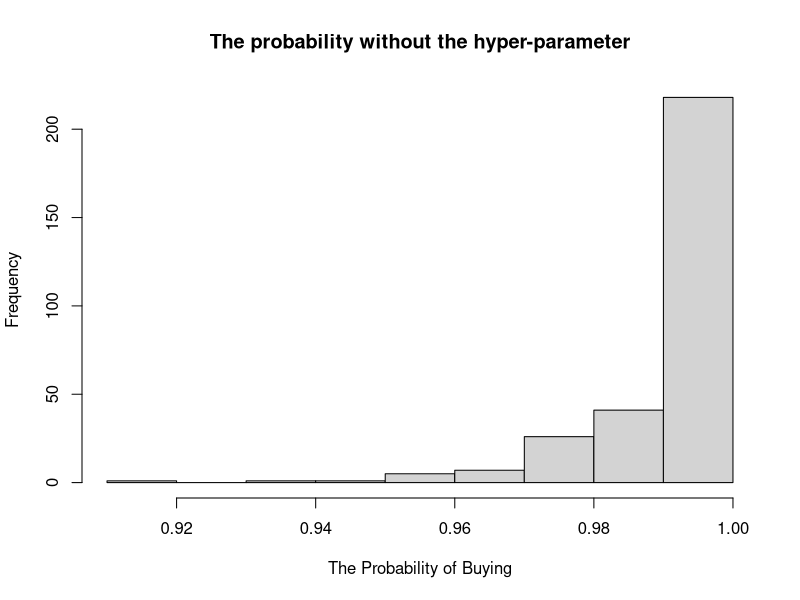
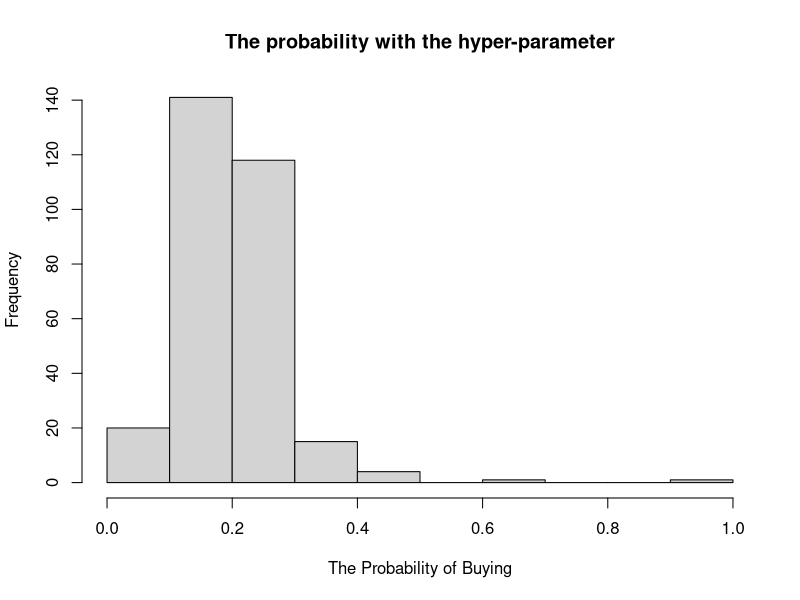

Reproduce these figures in R, in order.
rm(list = ls())
graphics.off()

# Project Goal: Create an open source which could provide simulation data and use Anchor to validate the model

# Details:
# 1. Components

# 2. Data Table:
# For example: clothes
# -> Product: product id, price, color, size, amount   
# -> Inventory: shop id, product id, amount, 
# -> customer: age, membership, product id
# -> promotion/discount: rate, product id, expiration date
# -> session

# Data Model
# Find the initial Model for the data table (Joint distribution)
# Consider the relationship between tables
# Decide what distributions they would be.

# 3. Be simulate 
# -> Data Table (Could be demonstrated)
# -> graphical model

# 4. Anchor 

# Bullet through approach

# Build n products table with one feature(category): clothes, shoes, computers
# Assume the average price of clothes would be 100, the average price of shoes would be 200, and the average price of computer would be 4000

Product.Table <- function(n_product, alpha = 2, beta = 5, clothes.fix= 100, shoes.fix = 200, computer.fix = 4000){
  
  set.seed(12345)
  
  category <- sample(1:3,n_product,replace=TRUE) # 3 = clothes, 2 = shoes, 1 = computer
  p.id <- 1:n_product
  # Assume the price will follow a beta distribution with alpha = 2, beta = 5
  clothes.price <- clothes.fix * rbeta(table(category)[[3]], shape1 = alpha , shape2 = beta)
  shoes.price <- shoes.fix * rbeta(table(category)[[2]], shape1 = alpha, shape2 = beta)
  computer.price <- computer.fix * rbeta(table(category)[[1]], shape1 = alpha, shape2 = beta)
  
  # Build the data frame with the product_id column and the price column
  price <- ifelse(category == 3, clothes.price, ifelse(category == 2, shoes.price, computer.price))
  product <- as.data.frame(cbind(p.id, category, price))
  product$category <- as.factor(product$category)    
  
  # Return the whole product table
  return(product)
}


# Build n customers table with one features: gender(male and female)
# the gender feature 

Customer.Table <- function(n_customer, p.gender = 0.5){
  
  set.seed(12345)
  # Assume gender would follow the binomial distribution with the probability = 0.5
  gender <- rbinom(n_customer, 1, p.gender) # 1 means male and 0 means female
  c.id <- 1:n_customer
  
  # Build the data frame with customer_id and gender
  customer <- as.data.frame(cbind(c.id, gender))
  customer$gender <- as.factor(customer$gender)
  
  # Return the whole customer table
  return(customer)
  
}


# 3. Simulate the sessions data

# Build the table with n sessions recording the following columns: customer id, number of products, and purchasing history (each product id and buy the product or not)

# The feature: Number of products which each customer would see would follow the uniform distribution with minimum product = 1 and the maximum product = 100)
# Assumptions: 1. The products each customer view are independent.
#              2. We sample customers with replacement and sample products with replacement.    

# Record the n customers' shopping history. 
# This table would use the previous two table: the customer table and the product table. 

Sessions.Table <- function(n_sessions, n_customer, n_product){
  
  # Call the previous functions to gain the two table.
  customer <- Customer.Table(n_customer = n_customer)
  product <- Product.Table(n_product = n_product)
  
  # Build the matrix to store the sessions
  # Assume the maximum products each customer view is 100.
  sessions <- matrix(NA, nrow = n_sessions, ncol = 202)
  colnames(sessions) <- c("customer.id", "number of product", rep(c("product.id", "buy"), times = 100))
  
  for (i in 1:n_sessions){
    
    # Select one customer
    c.index <- sample(1:n_customer,1,replace=T) 
    # Check the customer's id
    sessions[i, 1] <- customer[c.index, 1] 
    #sessions2[i, 1] <- customer[c.index, 1]
    # Check the customer is male or not 
    male <- ifelse(customer[c.index, 2] == 1, 1, 0) 
    
    # Decide number of products which the customer views
    views <- sample(1:100,1,replace=T) 
    sessions[i, 2] <- views
    #sessions2[i, 2] <- views
    
    for (j in 1:views){
      
      # Select one product
      p.index <- sample(1:n_product,1,replace=T) 
      sessions[i, 2*j+1] <- product[p.index, 1] 
      #sessions2[i, 2*j+1] <- product[p.index, 1] 
      
      # Check the product's category and price
      if (product[p.index,2] == 1){ 
        category1 <- 1
        category2 <- 0
        category3 <- 0
        price <- product[p.index, 3]
      } else if (product[p.index,2] == 2){
        category1 <- 0
        category2 <- 1
        category3 <- 0
        price <- product[p.index, 3]
      } else {
        category1 <- 0
        category2 <- 0
        category3 <- 1
        price <- product[p.index, 3]
      } 
      
      # We use logistic function to calculate the probability of buying the product
      # log(p/1-p) = alpha0 + alpha11*male*category1 + alpha12*male*category2 + alpha13*male*category3 +
      #              [alpha21*price+ alpha31*price^2]*category1 + [alpha22*price+ alpha32*price^2]*category2
      #              + [alpha23*price+ alpha33*price^2]*category3
      
      # For all the parameters setting, the below are our assumptions.
      # 1. Assume the customer has 10% probiblity to buy something. alpha0 = log(0.1/1-0.1)
      
      alpha0 = log(0.1/0.9)
      
      # 2. Assume the probability of male buing computer is larger than the probability of male buying clothes or shoes.
      #    alpha11 = 1, alpha12 = -1, alpha13 = -1 
      
      alpha11 = 1
      alpha12 = -1
      alpha13 = -1
      
      
      # 3. Assume the relationship between price and category would follow the Polynomial function. f(x) = ax^2 + bx 
      
      #    For computer. The price = 4000, there still be 1 amount sold. The price = 8000, nothing is sold.
      
      a1 <- matrix(c(64000000, 16000000, 8000, 4000), nrow = 2)
      b1 <- c(0,1)
      alpha21 <- solve(a1, b1)[1]
      alpha31 <- solve(a1, b1)[2]
      
      #    For shoes. The price = 200, there still be 10 amount sold. The price = 400, nothing is sold.
      
      a2 <- matrix(c(160000, 40000, 400, 200), nrow = 2)
      b2 <- c(0, 10)
      alpha22 <- solve(a2, b2)[1]
      alpha32 <- solve(a2, b2)[2]
      
      #    For clothes. The price = 100, there still be 10 amount sold. The price = 200, nothing is sold.
      
      a3 <- matrix(c(40000, 10000, 200, 100), nrow = 2)
      b3 <- c(0, 10)    
      alpha23 <- solve(a3, b3)[1]
      alpha33 <- solve(a3, b3)[2]
      
      bx <- alpha0 + alpha11*male*category1 + alpha12*male*category2 + alpha13*male*category3 + (alpha21*price+ alpha31*price^2)*category1 + (alpha22*price+ alpha32*price^2)*category2 + (alpha23*price+ alpha33*price^2)*category3
      # The probability of buying product
      p <- 1/(1+exp(-bx)) 
      
      # Decide the customer will buy or not   
      sessions[i, 2*j+2] <- ifelse(p > 0.5, 1, 0) 
      
      
    }
  }
  
  return(sessions)
}

# Since the original formula would give high probability to buy products, 
# we give f0 and beta0 to adjust the formula to make the probabilities of buying would be close to 10%.

Sessions.Table.Adjust <- function(n_sessions, n_customer, n_product){
  
  # Call the previous functions to gain the two table.
  customer <- Customer.Table(n_customer = n_customer)
  product <- Product.Table(n_product = n_product)
  
  # Build the matrix to store the sessions
  # Assume the maximum products each customer view is 100.
  sessions <- matrix(NA, nrow = n_sessions, ncol = 202)
  colnames(sessions) <- c("customer.id", "number of product", rep(c("product.id", "buy"), times = 100))
  
  for (i in 1:n_sessions){
    
    # Select one customer
    c.index <- sample(1:n_customer,1,replace=T) 
    # Check the customer's id
    sessions[i, 1] <- customer[c.index, 1] 
    # Check the customer is male or not 
    male <- ifelse(customer[c.index, 2] == 1, 1, 0) 
    
    # Decide number of products which the customer views
    views <- sample(1:100,1,replace=T) 
    sessions[i, 2] <- views
    
    for (j in 1:views){
      
      # Select one product
      p.index <- sample(1:n_product,1,replace=T) 
      sessions[i, 2*j+1] <- product[p.index, 1] 
      
      # Check the product's category and price
      if (product[p.index,2] == 1){ 
        category1 <- 1
        category2 <- 0
        category3 <- 0
        price <- product[p.index, 3]
      } else if (product[p.index,2] == 2){
        category1 <- 0
        category2 <- 1
        category3 <- 0
        price <- product[p.index, 3]
      } else {
        category1 <- 0
        category2 <- 0
        category3 <- 1
        price <- product[p.index, 3]
      } 
      
      # We use logistic function to calculate the probability of buying the product
      # log(p/1-p) = alpha0 + alpha11*male*category1 + alpha12*male*category2 + alpha13*male*category3 +
      #              [alpha21*price+ alpha31*price^2]*category1 + [alpha22*price+ alpha32*price^2]*category2
      #              + [alpha23*price+ alpha33*price^2]*category3
      
      # For all the parameters setting, the below are our assumptions.
      # 1. Assume the customer has 10% probiblity to buy something. alpha0 = log(0.1/1-0.1)
      
      alpha0 = log(0.1/0.9)
      
      # 2. Assume the probability of male buing computer is larger than the probability of male buying clothes or shoes.
      #    alpha11 = 1, alpha12 = -1, alpha13 = -1 
      
      alpha11 = 1
      alpha12 = -1
      alpha13 = -1
      
      
      # 3. Assume the relationship between price and category would follow the Polynomial function. f(x) = ax^2 + bx 
      
      #    For computer. The price = 4000, there still be 1 amount sold. The price = 8000, nothing is sold.
      
      a1 <- matrix(c(64000000, 16000000, 8000, 4000), nrow = 2)
      b1 <- c(0,1)
      alpha21 <- solve(a1, b1)[1]
      alpha31 <- solve(a1, b1)[2]
      
      #    For shoes. The price = 200, there still be 10 amount sold. The price = 400, nothing is sold.
      
      a2 <- matrix(c(160000, 40000, 400, 200), nrow = 2)
      b2 <- c(0, 10)
      alpha22 <- solve(a2, b2)[1]
      alpha32 <- solve(a2, b2)[2]
      
      #    For clothes. The price = 100, there still be 10 amount sold. The price = 200, nothing is sold.
      
      a3 <- matrix(c(40000, 10000, 200, 100), nrow = 2)
      b3 <- c(0, 10)    
      alpha23 <- solve(a3, b3)[1]
      alpha33 <- solve(a3, b3)[2]
      
      bx <- alpha0 + alpha11*male*category1 + alpha12*male*category2 + alpha13*male*category3 + (alpha21*price+ alpha31*price^2)*category1 + (alpha22*price+ alpha32*price^2)*category2 + (alpha23*price+ alpha33*price^2)*category3
      
      # Give hyper-parameter (f-f0)/beta0 to adjuct the probability since the original probabilities are too high.
      # We want to keep the probability close to 10%
      p_beta <- 1/(1+exp(-(bx-800)/0.1))
      
      sessions[i, 2*j+2] <- ifelse(p_beta > 0.5, 1, 0) # Decide the customer will buy or not
      
    }
  }
  
  return(sessions)
}


##### Summary of number of products each customer view and buy with histograms of the probability of buying ######

Summary.Probability <- function(n_sessions, n_customer, n_product){
  
  sessions <- Sessions.Table(n_sessions = n_sessions, n_customer = n_customer, n_product = n_product)
  sessions2 <- Sessions.Table.Adjust(n_sessions = n_sessions, n_customer = n_customer, n_product = n_product)
  
  # Build the data frame to contain the two sessions' summary data
  TableOfSummary <- matrix(NA, nrow = n_sessions, ncol = 4)
  colnames(TableOfSummary) <- c("customer_id", "view", "buy","buy_adjust")
  
  # To sum up all products each customer bought in each session
  
  for (i in 1:n_sessions) {
    TableOfSummary[i, 3] <- sum(sessions[i, seq(4, 202, 2)], na.rm = TRUE)
    TableOfSummary[i, 4] <- sum(sessions2[i, seq(4, 202, 2)], na.rm = TRUE)
  }
  
  # Store the customer_id and number of product each customer view
  TableOfSummary[1:n_sessions, 1:2] <- sessions[1:n_sessions,1:2]
  TableOfSummary <- as.data.frame(TableOfSummary)
  
  # Plot the histogram of the probabilities with and without hyper-parameters
  
  hist(TableOfSummary[,3]/TableOfSummary[,2], main = "The probability without the hyper-parameter", xlab = "The Probability of Buying")
  hist(TableOfSummary[,4]/TableOfSummary[,2], main = "The probability with the hyper-parameter", xlab = "The Probability of Buying")
  
  return(TableOfSummary)
}

######## Transform the data into aggregate data form ##################

Aggregate.Form <- function(n_customer, n_sessions, n_product){
  
  # Call the previous functions we need 
  
  sessions2 <- Sessions.Table.Adjust(n_sessions = n_sessions, n_product = n_product, n_customer = n_customer)
  customer <- Customer.Table(n_customer = n_customer)
  
  # Transform the first session data into new form
  
  for (i in 1:1){
    
    # Transform the new table
    
    Product <- sessions2[i, seq(3, 201, 2)]
    Product <- Product[is.na(Product) == FALSE]
    
    Bought <- sessions2[i, seq(4, 202, 2)]
    Bought <- Bought[is.na(Bought) == FALSE]
    
    Customer <- rep(sessions2[i,1], times = length(Product))
    Gender <- rep(customer[sessions2[i,1],2], times = length(Product))
    Viewed <- rep(1, times = length(Product))
    Session <- rep(i, times = length(Product))
    
    new <- cbind(Customer, Product, Gender, Viewed, Bought, Session)
    new <- new[order(new[,2]),]
    row.names(new) <- NULL
    new <- as.data.frame(new)
    
    # Check if the product is duplicated
    unit <- unique(new$Product)
    if (length(unit) != length(new$Product)){
      
      new <- cbind(tapply(new$Viewed, new$Product, sum), tapply(new$Bought, new$Product, sum))
      Product <- as.integer(row.names(new))
      Customer <- rep(sessions2[i,1], times = length(unit))
      Gender <- rep(customer[sessions2[i,1],2], times = length(unit))
      Session <- rep(i, times = length(unit))
      new <- cbind(Customer, Product, Gender, new, Session)
      row.names(new) <- NULL
      colnames(new) <- c("Customer", "Product", "Gender", "Viewed", "Bought", "Session")
      new <- as.data.frame(new)
      
    } 
    
  }
  
  # Transform the remaining sessions into the new form
  
  for (i in 2:n_sessions){
    
    # Transform the new table
    
    Product <- sessions2[i, seq(3, 201, 2)]
    Product <- Product[is.na(Product) == FALSE]
    
    Bought <- sessions2[i, seq(4, 202, 2)]
    Bought <- Bought[is.na(Bought) == FALSE]
    
    Customer <- rep(sessions2[i,1], times = length(Product))
    Gender <- rep(customer[sessions2[i,1],2], times = length(Product))
    Viewed <- rep(1, times = length(Product))
    Session <- rep(i, times = length(Product))
    
    new2 <- cbind(Customer, Product, Gender, Viewed, Bought, Session)
    row.names(new2) <- NULL
    
    if (length(new2[,2]) > 1){
      new2 <- new2[order(new2[,2]),]
      
    }
    new2 <- as.data.frame(new2)
    
    # Check if the product is duplicated
    unit <- unique(new2$Product)
    
    if (length(unit) != length(new2$Product)){
      
      new2 <- cbind(tapply(new2$Viewed, new2$Product, sum), tapply(new2$Bought, new2$Product, sum))
      Product <- as.integer(row.names(new2))
      Customer <- rep(sessions2[i,1], times = length(unit))
      Gender <- rep(customer[sessions2[i,1],2], times = length(unit))
      Session <- rep(i, times = length(unit))
      new2 <- cbind(Customer, Product, Gender, new2, Session)
      row.names(new2) <- NULL
      colnames(new2) <- c("Customer", "Product", "Gender", "Viewed", "Bought", "Session")
      new2 <- as.data.frame(new2)
      
    } 
    
    new <- rbind(new, new2)
    
  }
  
  # Sort the data by Customer_id and product_id
  new <- new[order(new$Customer, new$Product),]
  
  # Change the label of gender into letters
  new$Gender <- ifelse(new$Gender == 1, "F", "M")
  
  return(new)
  
}

# Call the functions if needed

# Build 1000 products table with three categories: clothes, shoes, computers
Product.Table(n = 1000)  
# Build 1000 customers table with one features: gender(male and female)
Customer.Table(1000)
# Build 1000 sessions by sampling 1000 customers with replacement which sampling 1000 products replacement
Sessions.Table(n_sessions = 1000, n_product = 1000, n_customer = 1000)
# Build the table with 1000 sessions which we already adjust the probabilities.
Sessions.Table.Adjust(n_sessions = 1000, n_customer = 1000, n_product = 1000)
# Bulid the summary table of the two different sessions and show the histogram
Summary.Probability(n_sessions = 300, n_product = 500, n_customer = 10000)
# Build the aggregate data frame with 1000 sessions.
Aggregate.Form(n_sessions = 1000, n_product = 5000, n_customer = 1000)

